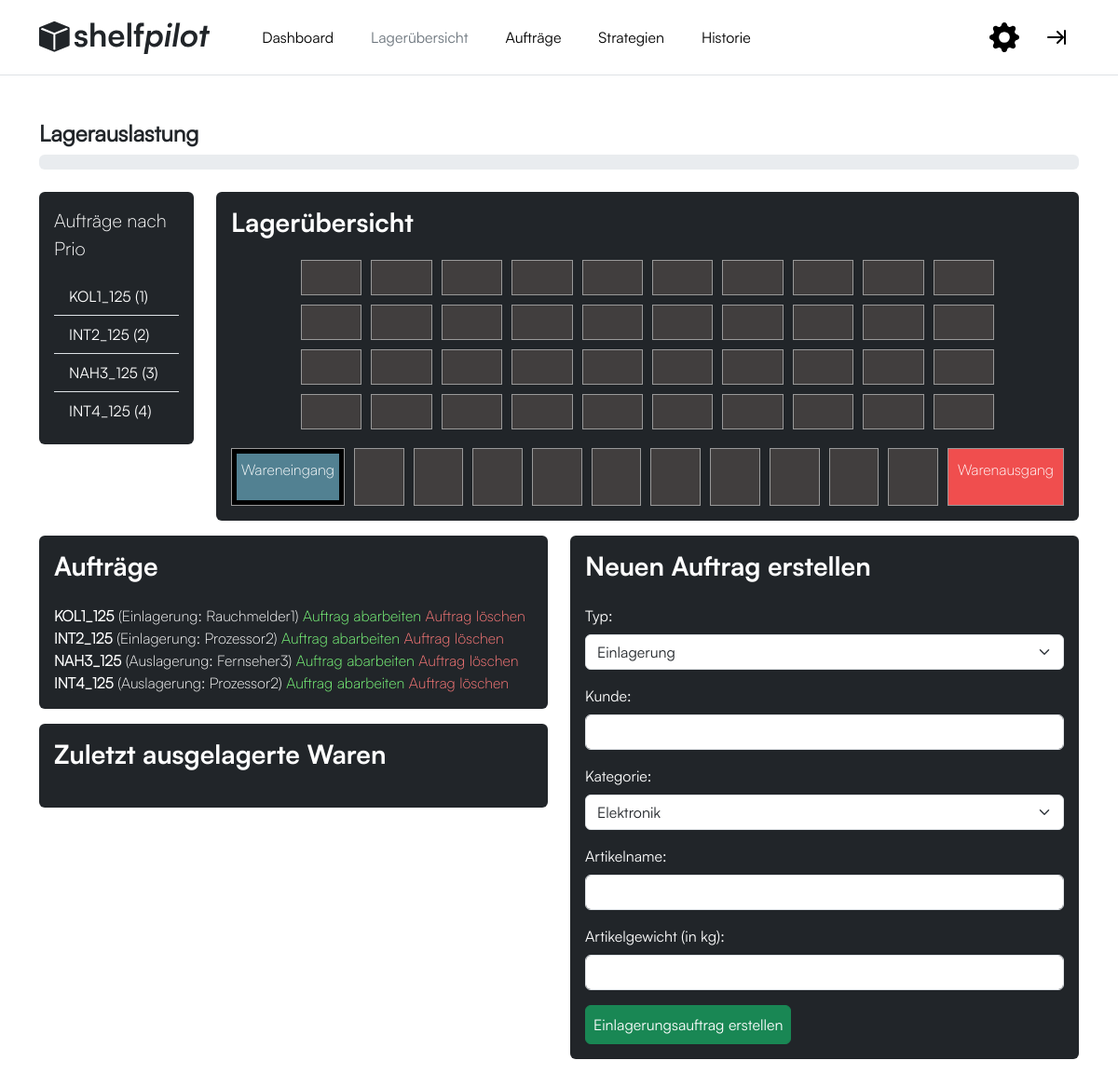
Page /übersicht on the committed database.
### core/models.py (models this page shows, shortened)
class Order(models.Model):
    product = models.ForeignKey(Product, on_delete=models.SET_NULL, related_name='related_order', null=True)
    customer = models.CharField(max_length=200, default="")
    arrived_on = models.DateTimeField(default=timezone.now)
    served_on = models.DateTimeField(null=True)
    type = models.CharField(max_length=200)
    status = models.CharField(max_length=200)
    priority = models.IntegerField(null=True)
    def createNumber(self):
        return f"{self.customer[:3].upper()}{self.id}_{self.arrived_on.month}{(str(self.arrived_on.year))[2:]}"
    @staticmethod
    def SortOrders(force=False):
        activeStrategy = Strategy.objects.get(active=True)
        match activeStrategy.name:
            case "FIFO":
                if(force or Order.objects.filter(status="Offen",priority__isnull=True).exists()):
                    print("SORTIEREN")
                    orders=Order.objects.filter(status="Offen").order_by('arrived_on')
                    prioCounter=1
                    for order in orders:
                        order.priority=prioCounter
                        order.save()
                        prioCounter+=1

class Storage(models.Model):
    product = models.OneToOneField(Product, on_delete=models.SET_NULL, related_name='related_storage', null=True)
    number = models.IntegerField(default=0)
    x = models.IntegerField(default=0)
    y = models.IntegerField(default=0)
    def getTotalCapacity():
        return Storage.objects.filter(~Q(number=100),~Q(number=-100)).count()

class Product(models.Model):
    storage = models.OneToOneField('Storage', on_delete=models.SET_NULL, related_name='related_product', null=True)
    category = models.ForeignKey('Category', on_delete=models.PROTECT, null=True)
    weight = models.IntegerField()
    name = models.CharField(max_length=200)
    storing = models.BooleanField()
    stored_on = models.DateTimeField(null=True)
    @staticmethod
    def getCurrentCapacity():
        currentCapacity = Product.objects.filter(storing=True).count()
        return currentCapacity

### templates/overview.html (shortened to what this page needs)
{% extends "master.html" %}
{% block content %}
  <h4 class="fw-bold"> Lagerauslastung </h4>
  <div class="progress">
  </div>
  <br>
  <div class="row">
  <div class="col-md-2">
    {% include "ordersByPriority.html" %}
  </div>
  <div class="col-md-10">
  <div class="bg-dark text-white p-3 rounded mb-3">
    <h3 class="fw-bold text-start mb-4">Lagerübersicht
    </h3>
    <div class="grid-container">
      {% for storage in storages %}
        {% if storage.number != -100 and storage.number != 100 and storage.number >= 10 %}
        {% if storage == stacker.storage %}
          <div class="grid-item" id="stacker"
            data-product-name="{{ storage.product.name }}"
            data-product-id="{{ storage.product.id }}"
            data-product-category="{{ storage.product.category.name }}"
            data-product-weight="{{ storage.product.weight }}"
            data-product-stored_on="{{ storage.product.stored_on }}">
            <p class="fw-bold m-0">{{ storage.product.name }}</p>
          </div>
        {% else %}
          <div class="grid-item" id="productExists1"
            data-product-name="{{ storage.product.name }}"
            data-product-id="{{ storage.product.id }}"
            data-product-category="{{ storage.product.category.name }}"
            data-product-weight="{{ storage.product.weight }}"
            data-product-stored_on="{{ storage.product.stored_on }}">
          </div>
        {% endif %}
        {% endif %}
      {% endfor %}
    </div>
    <div class="grid-container" id="lastRow">
      {% if stacker.storage.number == -100 %}
        <div class="grid-item" id="stacker">
          <p>Wareneingang</p>
        </div>
      {% else %}
        <div class="grid-item" id="greenHouse">
          <p>Wareneingang</p>
        </div>
      {% endif %}
      {% for storage in storages %}
        {% if storage.number != -100 and storage.number != 100 and storage.number < 10 %}
          {% if storage == stacker.storage %}
              <div class="grid-item" id="stacker"
              data-product-name="{{ storage.product.name }}"
              data-product-id="{{ storage.product.id }}"
              data-product-category="{{ storage.product.category.name }}"
              data-product-weight="{{ storage.product.weight }}"
              data-product-stored_on="{{ storage.product.stored_on }}">
              <p>{{ storage.product.name }}</p>
            </div>
          {% else %}
            <div class="grid-item" id="productExists"
              data-product-name="{{ storage.product.name }}"
              data-product-id="{{ storage.product.id }}"
              data-product-category="{{ storage.product.category.name }}"
              data-product-weight="{{ storage.product.weight }}"
              data-product-stored_on="{{ storage.product.stored_on }}">
            </div>
          {% endif %}
        {% endif %}
      {% endfor %}
      {% if  stacker.storage.number == 100 %}
        <div class="grid-item" id="stacker">
          <p>Warenausgang</p>
        </div>
      {% else %}
        <div class="grid-item" id="redHouse">
          <p>Warenausgang</p>
        </div>
      {% endif %}
    </div>
  </div>
  </div>
  </div>
<div class="row">
  <div class="col-md-6">
    <div class="bg-dark text-white p-3 rounded mb-3">
      <h3 class="fw-bold text-start mb-4">Aufträge</h3>
      {% for order in orders %}
        <p class="m-0">
          <span class="fw-bold">{{ order.createNumber }}</span>
          ({{ order.type }}: {{ order.product.name }}{{ order.product.id }})
          <a class="link-body-emphasis text-decoration-none"
            href="{% url 'serveOrder' order.id %}">
            <span style="color: rgb(125, 255, 125);"> Auftrag abarbeiten</span>
          </a>
          <a class="link-body-emphasis text-decoration-none text-white"
            href="{% url 'deleteOrder' order.id %}">
            <span style="color: rgb(255, 122, 122);"> Auftrag löschen</span>
          </a>
        </p>
      {% endfor %}
    </div>
    <div class="bg-dark text-white p-3 rounded mb-3">
      <h3 class="fw-bold text-start mb-4">Zuletzt ausgelagerte Waren</h3>
    </div>
  </div>
  <div class="col-md-6">
  <div class="bg-dark text-white p-3 rounded mb-3">
    <h3 class="fw-bold text-start mb-4">Neuen Auftrag erstellen</h3>
    <div class="mb-3">
      <label for="type" class="form-label">Typ:</label>
      <select name="type" id="type"class="form-select">
        <option value="store" selected >Einlagerung</option>
      </select>
    </div>
    <div id="storeFields" style="display:none;">
      <form method="post" action="{% url 'addInOrder' %}">
        <div class="mb-3">
          <label for="order_customer" class="form-label">Kunde:</label>
          <input required type="text" class="form-control" id="order_customer" name="order_customer">
        </div>
        <div class="mb-3">
          <label for="category" class="form-label">Kategorie:</label>
          <select name="category" id="category" class="form-select">
            {% for category in categories %}
              <option value="{{ category.id }}">{{ category.name }}</option>
            {% endfor %}
          </select>
        </div>
        <div class="mb-3">
          <label for="product_name" class="form-label">Artikelname:</label>
          <input required type="text" class="form-control" id="product_name" name="product_name">
        </div>
        <div class="mb-3">
          <label for="product_weight" class="form-label">Artikelgewicht (in kg):</label>
          <input required type="number" class="form-control" id="product_weight" name="product_weight">
        </div>
        <button type="submit" class="btn btn-success p-2"> Einlagerungsauftrag erstellen </button>
      </form>
    </div>
  </div>
{% endblock %}

### templates/ordersByPriority.html
<div class="bg-dark text-white p-3 rounded">
    <p class="fs-5">Aufträge nach Prio</p>
    <ul class="list-group list-group-flush">
        {% for order in openOrders %}
        <li class="list-group-item bg-dark text-white">{{ order.createNumber }}
            {% if order.priority == None %}
                (unsorted)
            {% else %}
                ({{ order.priority }})
            {% endif %}
        </li>
        {% endfor %}
    </ul>
</div>

### static/css/satoshi.css (style rules this page uses)
body { font-family: 'Satoshi-Regular', sans-serif; }
h1, h2, h3 { font-family: 'Satoshi-Bold', sans-serif; }
small, p { font-family: 'Satoshi-Light', sans-serif; }

### templates/overview.html (style rules this page uses)
.grid-container, #lastRow { display: grid; grid-gap: 10px; margin-top: 20px; width: 83.3%; margin-left: 8.35% }
.grid-container { grid-template-columns: repeat(10, 1fr); }
#lastRow { grid-template-columns: repeat(12, 1fr); width: 100%; margin-left: 0% }
.grid-item { background-color: rgb(65, 62, 62); border: 1px solid #999; padding: 10px; text-align: center; }
#stacker { background-color:rgb(82, 129, 146) ; background-text: "Stapler"; box-shadow: inset 0 0 0 5px black; }
#redHouse { background-color:rgb(240, 78, 78); }

### rows in the picture
Order: createNumber "KOL1_125", priority "1", type "Einlagerung", product.name "Rauchmelder", product.id "1"
Order: createNumber "INT2_125", priority "2", type "Einlagerung", product.name "Prozessor", product.id "2"
Order: createNumber "NAH3_125", priority "3", type "Auslagerung", product.name "Fernseher", product.id "3"
Order: createNumber "INT4_125", priority "4", type "Auslagerung", product.name "Prozessor", product.id "2"

### other values in the picture
form field category "Elektronik"
